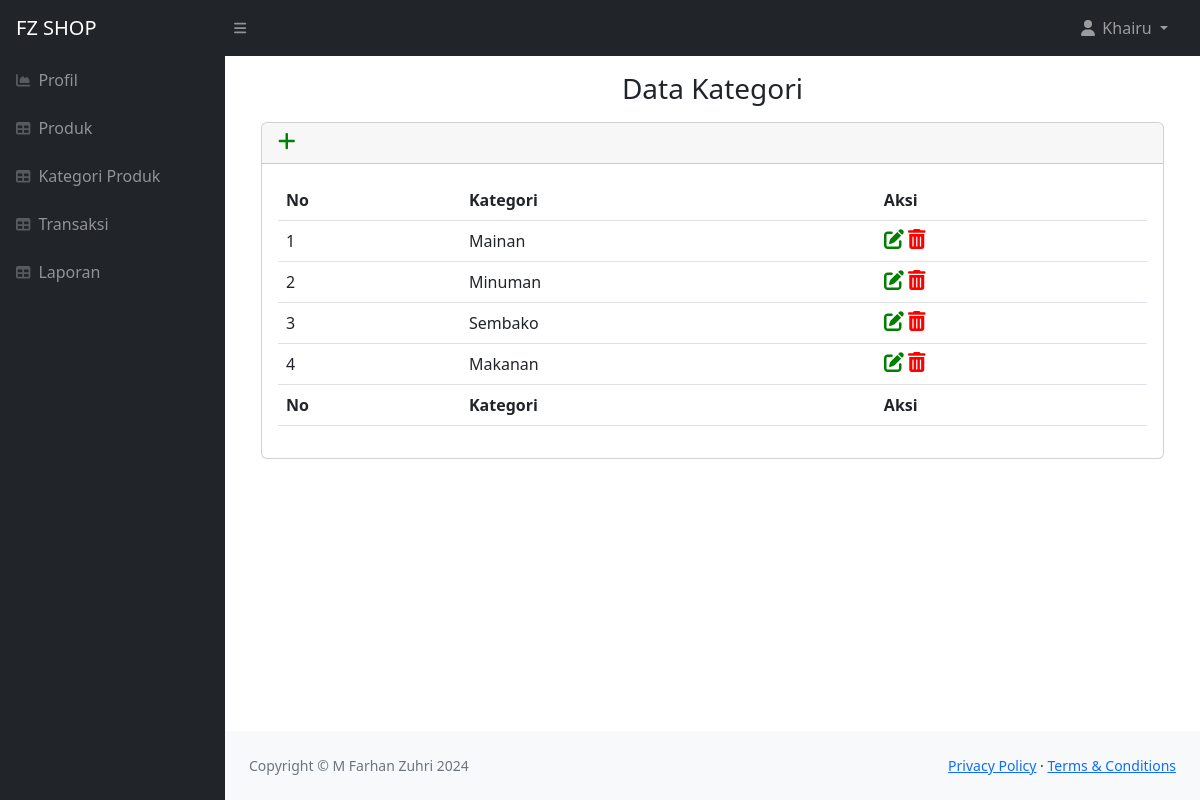
The app's page /index.php?page=admin/kategori.php (signed in) with its own data.
### tables this page shows
CREATE TABLE `tb_category` (
  `category_id` int(11) NOT NULL,
  `category_name` varchar(25) NOT NULL
);

### admin/kategori.php (the view, shortened to what this page needs)
<div class="section">
       <div class="container">
           <h3 class="text-center mt-3">Data Kategori</h3>
           <div class="box">
               <div class="card mb-4 mt-3">
                   <div class="card-header">
                   <i class="fa-solid fa-plus" style="font-size: 20px; color: green;" data-bs-toggle="modal" data-bs-target="#tambahkategori"></i>
                   </div>
                   <div class="card-body">
                       <table id="datatablesSimple" class="table">
                           <thead>
                               <tr>
                                   <th>No</th>
                                   <th>Kategori</th>
                                   <th>Aksi</th>
                               </tr>
                           </thead>
                           <tfoot>
                               <tr>
                                   <th>No</th>
                                   <th>Kategori</th>
                                   <th>Aksi</th>
                               </tr>
                           </tfoot>
                           <tbody>
                               <?php
                               $no = 1;
                               $sql = mysqli_query($db, "SELECT * FROM tb_category ORDER BY category_id DESC");
                               if (mysqli_num_rows($sql) > 0) {
                                   while ($row = mysqli_fetch_array($sql)) {
                               ?>
                                       <tr>
                                           <td><?php echo $no++ ?></td>
                                           <td><?php echo $row['category_name'] ?></td>
                                           <td>
                                               <i class="fa-solid fa-pen-to-square" style="font-size: 20px; color: green;" data-bs-toggle="modal" data-bs-target="#modalubah<?= $no ?>">Edit</i>
                                               <i class="fa-solid fa-trash-can" style="font-size: 20px; color: red;" data-bs-toggle="modal" data-bs-target="#modalhapus<?= $no ?>">Hapus</i>
                                           </td>
                                       </tr>
                               <?php }
                               } else {
                               ?>
                                   <tr>
                                       <td colspan="3">Tidak ada data</td>
                                   </tr>
                               <?php } ?>
                           </tbody>
                       </table>
                   </div>
               </div>
           </div>
       </div>
   </div>

### records on screen
tb_category: category_name "Mainan"
tb_category: category_name "Minuman"
tb_category: category_name "Sembako"
tb_category: category_name "Makanan"

### other values on screen
$_SESSION['nama'] "Khairu"
